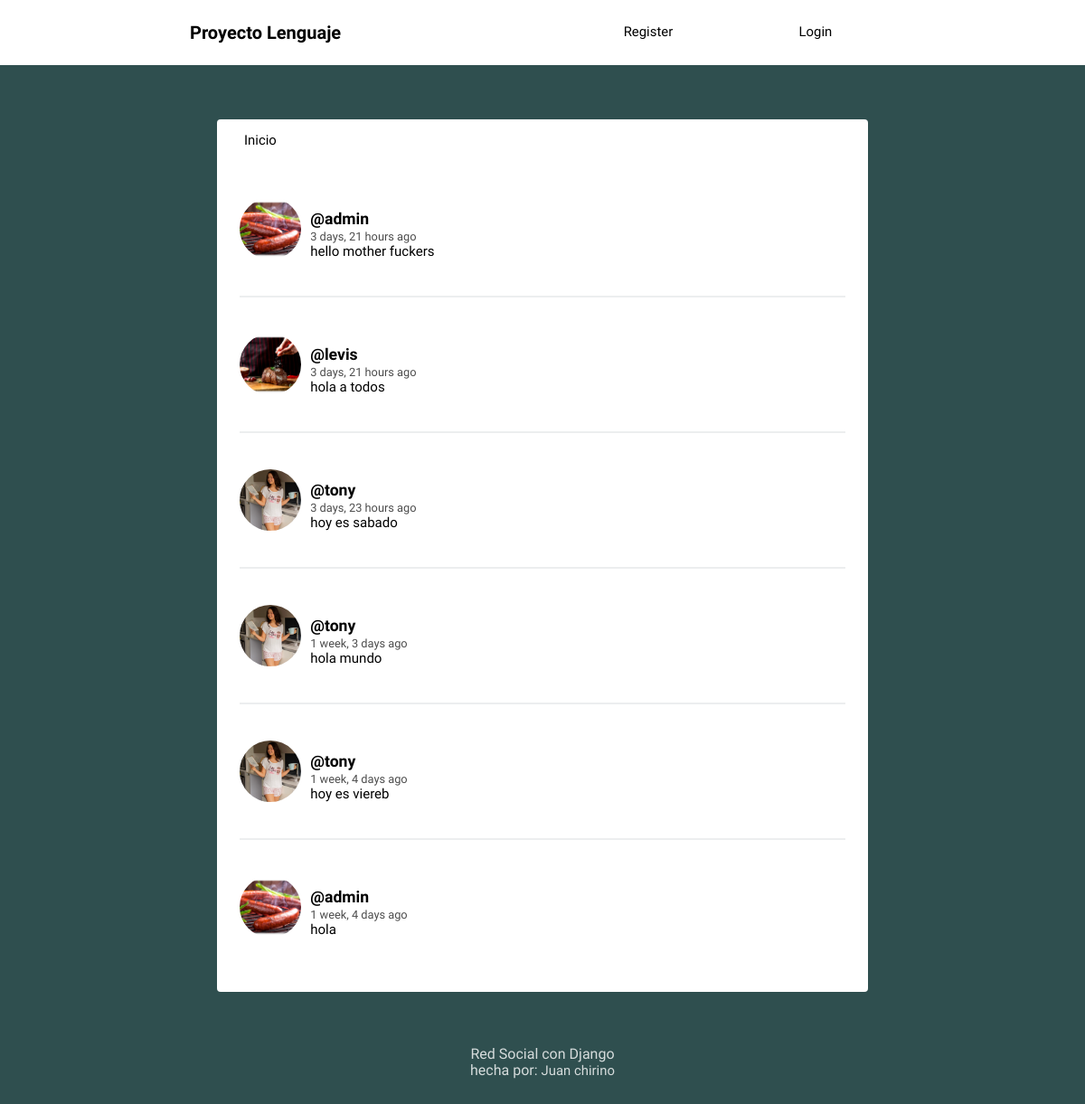
The page / on the database its author committed.
### Social/models.py (models this page shows, shortened)
class Post(models.Model):
  user = models.ForeignKey(User, on_delete = models.CASCADE, related_name = 'post')
  timestamp = models.DateTimeField(default=timezone.now)
  content = models.TextField()
  class Meta:
  	ordering = ['-timestamp']

class Profile(models.Model):
 user = models.OneToOneField(User, on_delete = models.CASCADE)
 imagen = models.ImageField(default='carnicas-sabores6.png')

### Social/views.py (the view)
# urls.py: urlpatterns = [path('',views.feed, name='feed'),
def feed(request):
  post = Post.objects.all()
  context = {'post': post}
  return render(request,'social/feed.html', context)

### Social/templates/social/feed.html (shortened to what this page needs)
{% extends 'social/layout.html' %}
{% load humanize %}
{% block content %}
{% for post in post %}
<article>
    <div class="container-article">
        <img src="{{post.user.profile.imagen.url}}">
        <div>
            <h2 class="username"><a href="{% url 'profile' post.user.username %}">@{{post.user.username}}</a></h2>
            <time data-time="#">{{post.timestamp|naturaltime}}</time>
            <div class="post">{{post.content}}</div>
        </div>
    </div>
</article>
{% endfor %}
{% endblock %}

### Social/templates/social/layout.html (shortened to what this page needs)
<!DOCTYPE html>
<html>
<head>
	{% load static %}
	<link rel="stylesheet" type="text/css" href="{% static 'normalize.css'%}">
	<link rel="stylesheet" type="text/css" href="{% static 'style.css'%}">
</head>
<body>
	<header class="main-head">
		<nav class="main">
			<h1 id="logo">Proyecto Lenguaje</h1>
			<ul>
				{% if request.user.is_authenticated %}
				<li><a href="{% url 'logout' %}">Logout</a></li>
				{% else %}
				<li><a href="{% url 'register' %}">Register</a></li>
				<li><a href="{% url 'login' %}">Login</a></li>
				{% endif %}
			</ul>
		</nav>
	</header>
	<div class="main">
		<nav class="second-nav">
			<a class="feed" href="{% url 'feed' %}">Inicio</a>
		</nav>
		{% block content %}
		{% endblock content %}
	</div>
	<footer>
		<div class="row">
			<p>Red Social con Django<br>hecha por: <a href="#">Juan chirino</a></p>
		</div>
	</footer>
</body>
</html>

### Social/static/style.css (style rules this page uses)
body { background: #2F4F4F; font-size: 62.5%; font-family: 'Varela Round', Helvetica, Arial, serif; }
p { font-size: 1rem; }
img { object-fit: cover; }
.main-head { background: white; color: black; }
nav.main { min-height: 7vh; display: flex; width: 65%; margin: auto; align-items: center; padding: 0.5rem; }
nav.main ul { display: flex; flex: 1 1 40rem; justify-content: space-around; align-items: center; list-style: none; }
#logo { flex: 2 1 40rem; }
a { font-size: .93rem; text-decoration: none; color: black; }
.main { background: white; width: 60%; margin: 5% auto; border-radius: 4px; padding-bottom: 20px; }
.second-nav { display: flex; padding: 15px 30px; }
.second-nav .feed { flex: 1 1 30px; }
article { width: 93%; margin: auto; padding: 40px 0; border-bottom: 2px solid #ECEEEF; }
.username { margin-bottom: .2rem; }
.username a { font-size: 1.1rem; }
.container-article { display: flex; }
.container-article img { height: 68px; width: 68px; margin-right: 10px; border-radius: 50%; }
article:last-child { border-bottom: 0; }
time { font-size: .8rem; opacity: .7; }
.post { font-size: .94rem; }
footer { color: white; text-align: center; font-size: .875em; margin: 40px 0; }
footer p { opacity: .8; }
footer p a { color: white; }

### rows shown on the page
Post: user.profile.imagen (picture), user.username "admin", timestamp "3 days, 21 hours ago", content "hello mother fuckers"
Post: user.profile.imagen (picture), user.username "levis", timestamp "3 days, 21 hours ago", content "hola a todos"
Post: user.profile.imagen (picture), user.username "tony", timestamp "3 days, 23 hours ago", content "hoy es sabado"
Post: user.profile.imagen (picture), user.username "tony", timestamp "1 week, 3 days ago", content "hola mundo"
Post: user.profile.imagen (picture), user.username "tony", timestamp "1 week, 4 days ago", content "hoy es viereb"
Post: user.profile.imagen (picture), user.username "admin", timestamp "1 week, 4 days ago", content "hola"
